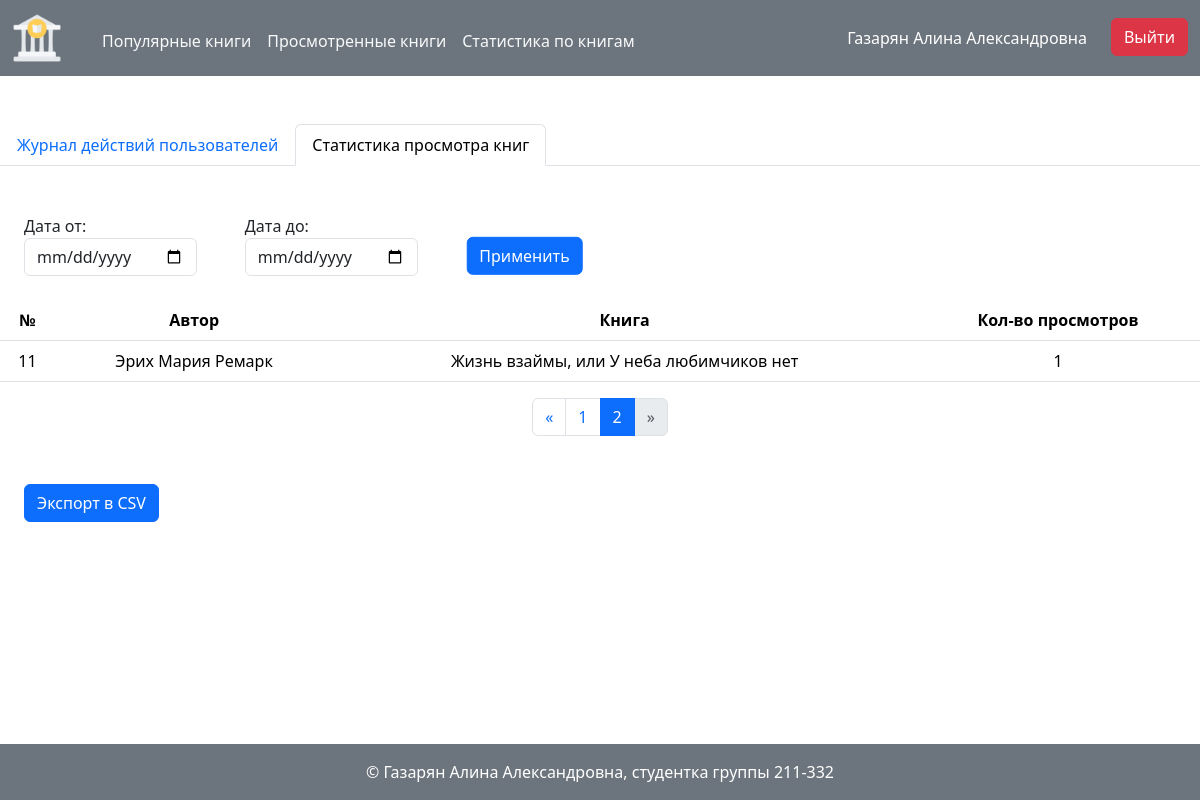
/history/books_statistic?page=2&per_page= (signed in), run on the app's committed database.
### models.py (models this page shows, shortened)
class User(db.Model, UserMixin):
    __tablename__='users'
    id: Mapped[int]=mapped_column(primary_key=True)
    first_name: Mapped[str]=mapped_column(String(100), nullable=False)
    last_name: Mapped[str]=mapped_column(String(100), nullable=False)
    middle_name: Mapped[Optional[str]]=mapped_column(String(100), nullable=True)
    login: Mapped[str]=mapped_column(String(100), unique=True, nullable=False)
    password_hash: Mapped[str]=mapped_column(String(256), nullable=False)
    role_id: Mapped[int]=mapped_column(ForeignKey('roles.id'))
    role: Mapped['Role']=relationship(back_populates='user_role')
    user_review: Mapped[List['Review']]=relationship(back_populates='user')
    user_actions_history: Mapped[List['History']]=relationship(back_populates='user')
    @property
    def is_admin(self):
        return self.role.name == 'Администратор'
    def can(self, action, record = None):
        users_policy = UsersPolicy(record)
        method = getattr(users_policy, action, None)
        return method() if method else False

class Book(db.Model):
    __tablename__='books'
    id: Mapped[int]=mapped_column(primary_key=True)
    name: Mapped[str]=mapped_column(String(100), unique=True)
    short_desc: Mapped[str]=mapped_column(Text, nullable=False)
    year: Mapped[int]=mapped_column(String(10), nullable=False)
    publisher: Mapped[str]=mapped_column(String(100), nullable=False)
    author: Mapped[str]=mapped_column(String(100), nullable=False)
    volume: Mapped[int]=mapped_column(nullable=False)
    cover_id: Mapped[int]=mapped_column(ForeignKey('images.id'))
    review_of_book: Mapped[List['Review']]=relationship(back_populates='book', cascade='all, delete')
    history_of_book: Mapped[List['History']]=relationship(back_populates='book', cascade='all, delete')

### history.py (the view, shortened to what this page needs)
@bp.route('/books_statistic', methods=['GET', 'POST'])
@login_required
@permission_check('check_logs')
def books_statistic():
    session['save_input_data'] = {}
    page = request.args.get('page', 1, type=int)
    all_records = History.query.with_entities(History.book_id,
        func.count(History.book_id).label('count')).filter(
        History.user_id.isnot(-1)).group_by(
        History.book_id).order_by(desc('count'))
    records = all_records
    pagination = records.paginate(page=page, per_page=PER_PAGE)
    records = pagination.items
    data = list()
    for book_id, count in records:
        book = db.session.query(Book).filter(Book.id == book_id).first()
        data.append({
            'author': book.author,
            'name': book.name,
            'count': count
        })
    all_data = list()
    for book_id, count in all_records:
        book = db.session.query(Book).filter(Book.id == book_id).first()
        all_data.append({
            'author': book.author,
            'name': book.name,
            'count': count
        })
    if request.args.get('download_csv_file'):
        f = make_file(all_data, ['author', 'name', 'count'])
        return send_file(f, mimetype='text/csv', as_attachment=True, download_name='books_statistic.csv')
    return render_template(
        'history/books_statistic.html',
        pagination=pagination,
        data=data
    )

### auth.py (called while the page is built)
def load_user(user_id):
    user = db.session.execute(db.select(User).filter_by(id=user_id)).scalar()
    return user

def permission_check(action):
    def decor(function):
        @functools.wraps(function)
        def wrapper(*args, **kwargs):
            user_id = kwargs.get('user_id')
            user = None
            if user_id:
                user = load_user(user_id)
            if not current_user.can(action, user):
                flash('У вас недостаточно прав для выполнения данного действия', 'warning')
                return redirect(url_for('index'))
            return function(*args, **kwargs)
        return wrapper
    return decor

### users_policy.py (called while the page is built)
    def check_logs(self):
        return current_user.is_admin

### templates/history/books_statistic.html
{% extends 'history/base.html' %}
{% from 'pagination.html' import render_pagination %}
{% block tab_content %}
<form class="d-flex gap-5 mt-5 mb-4 mx-4" method="POST">
    <div class="form-group">
        <label for="date-from">Дата от:</label>
        <input type="date" class="form-control" name="date-from" id="date-from">
    </div>
    <div class="form-group">
        <label for="date-to">Дата до:</label>
        <input type="date" class="form-control" name="date-to" id="date-to">
    </div>
    <div class="form-group">
        <button class="button-book-stat btn btn-primary ms-4 mb-4" type="submit">Применить</button>
    </div>
</form>
<table class="table">
    <thead>
        <tr>
            <th>№</th>
            <th>Автор</th>
            <th>Книга</th>
            <th>Кол-во просмотров</th>
        </tr>
    </thead>
    <tbody>
        {% for item in data %}
            <tr>
                <td>
                    {{loop.index + ((pagination.page - 1) * pagination.per_page)}}
                </td>
                <td>
                  {{ item.get('author') }}
                </td>
                <td>
                    {{ item.get('name') }}
                </td>
                <td>
                    {{ item.get('count') }}
                </td>
            </tr>
        {% endfor %}
    </tbody>
</table>
<div class="mb-5">
    {{ render_pagination(pagination, request.endpoint) }}
</div>
{% if data | length != 0 %}
    <a class="btn btn-primary ms-4 mb-4" href="{{ url_for('history.books_statistic', download_csv_file=True) }}">Экспорт в CSV</a>
{% endif %}
{% endblock %}

### templates/base.html (shortened to what this page needs)
<!doctype html>
<html lang="ru" class="h-100">
<head>
    <link href="https://cdn.jsdelivr.net/npm/bootstrap@5.3.3/dist/css/bootstrap.min.css" rel="stylesheet">
    <link rel="stylesheet" href="{{ url_for('static', filename='styles.css') }}">
</head>
<body class="d-flex flex-column h-100">
    <header>
        <nav class="navbar navbar-dark bg-secondary">
            <div class="d-flex container-fluid">
                <div class="d-flex gap-4">
                    <div class="logo navbar-brand">
                        <a href="{{ url_for('index') }}">
                            <img class="img-fluid" src="{{ url_for('static', filename='images/logo.png') }}" alt="polytech-logo">
                        </a>
                    </div>
                    <div class="header-links d-flex gap-3">
                        <div>
                            <a class="link-light link-offset-2 link-underline link-underline-opacity-0" href="{{ url_for('book.popular_books') }}">Популярные книги</a>
                        </div>
                        <div>
                            <a class="link-light link-offset-2 link-underline link-underline-opacity-0" href="{{ url_for('book.recently_books') }}">Просмотренные книги</a>
                        </div>
                        {% if current_user.is_authenticated and current_user.can('check_logs') %}
                            <div>
                                <a class="link-light link-offset-2 link-underline link-underline-opacity-0" href="{{ url_for('history.users_activity') }}">Статистика по книгам</a>
                            </div>
                        {% endif %}
                    </div>
                </div>
                <div class="header-right-side">
                    {% if current_user.is_authenticated %}
                        <div class="fio-container">
                            <p>
                                {{ current_user.last_name }}
                                {{ current_user.first_name }}
                                {% if current_user.middle_name != none %}
                                    {{ current_user.middle_name }}
                                {% endif %}
                            </p>
                        </div>
                        <div>
                            <a class="btn btn-danger" href="{{ url_for('auth.logout') }}">Выйти</a>
                        </div>
                    {% else %}
                        <div>
                            <a class="btn btn-success" href="{{ url_for('auth.login') }}">Войти</a>
                        </div>
                    {% endif %}
                </div>
            </div>
        </nav>
    </header>
    <main class="main flex-grow-1">
        {% block content %}
        {% endblock %}
     </main>
    <footer class="bg-secondary text-white d-flex flex-column align-items-center justify-content-center py-3">
        &copy; Газарян Алина Александровна, студентка группы 211-332
    </footer>
</body>

### static/styles.css (style rules this page uses)
.logo { max-width: 50px; }
.header-right-side { display: flex; }
.header-links { transform: translate(0, 35%); }
.fio-container { transform: translate(-10%, 20%); }
.fio-container p { color: white; }
.table th { text-align: center; vertical-align: middle; }
.table td { text-align: center; vertical-align: middle; }
.form-group { width: 15%; }
.button-book-stat { transform: translate(-20%, 60%); }

### data on the page
User: last_name "Газарян", first_name "Алина", middle_name "Александровна"
Book: get "Эрих Мария Ремарк", get "Жизнь взаймы, или У неба любимчиков нет", get "1"

### other printed values
{{ page }} "1" "2"
